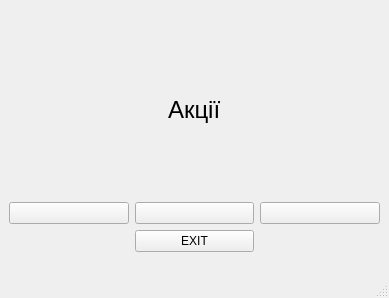
<?xml version="1.0" encoding="UTF-8"?>
<ui version="4.0">
 <class>MainWindow</class>
 <widget class="QMainWindow" name="MainWindow">
  <property name="geometry">
   <rect>
    <x>0</x>
    <y>0</y>
    <width>389</width>
    <height>298</height>
   </rect>
  </property>
  <property name="minimumSize">
   <size>
    <width>389</width>
    <height>298</height>
   </size>
  </property>
  <property name="maximumSize">
   <size>
    <width>389</width>
    <height>298</height>
   </size>
  </property>
  <property name="windowTitle">
   <string>MainWindow</string>
  </property>
  <widget class="QWidget" name="centralwidget">
   <layout class="QGridLayout" name="gridLayout_2">
    <item row="0" column="0">
     <spacer name="verticalSpacer">
      <property name="orientation">
       <enum>Qt::Vertical</enum>
      </property>
      <property name="sizeType">
       <enum>QSizePolicy::Fixed</enum>
      </property>
      <property name="sizeHint" stdset="0">
       <size>
        <width>20</width>
        <height>15</height>
       </size>
      </property>
     </spacer>
    </item>
    <item row="1" column="0">
     <layout class="QGridLayout" name="gridLayout">
      <item row="1" column="2">
       <widget class="QPushButton" name="pushButton_3">
        <property name="mouseTracking">
         <bool>false</bool>
        </property>
        <property name="text">
         <string/>
        </property>
       </widget>
      </item>
      <item row="1" column="0">
       <widget class="QPushButton" name="pushButton_2">
        <property name="text">
         <string/>
        </property>
       </widget>
      </item>
      <item row="0" column="1" alignment="Qt::AlignHCenter|Qt::AlignVCenter">
       <widget class="QLabel" name="label">
        <property name="text">
         <string>&lt;html&gt;&lt;head/&gt;&lt;body&gt;&lt;p&gt;&lt;span style=&quot; font-size:18pt;&quot;&gt;  Акції&lt;/span&gt;&lt;/p&gt;&lt;/body&gt;&lt;/html&gt;</string>
        </property>
       </widget>
      </item>
      <item row="1" column="1">
       <widget class="QPushButton" name="pushButton">
        <property name="text">
         <string/>
        </property>
       </widget>
      </item>
      <item row="0" column="2">
       <spacer name="horizontalSpacer_2">
        <property name="orientation">
         <enum>Qt::Horizontal</enum>
        </property>
        <property name="sizeType">
         <enum>QSizePolicy::Ignored</enum>
        </property>
        <property name="sizeHint" stdset="0">
         <size>
          <width>40</width>
          <height>20</height>
         </size>
        </property>
       </spacer>
      </item>
      <item row="0" column="0">
       <spacer name="horizontalSpacer">
        <property name="orientation">
         <enum>Qt::Horizontal</enum>
        </property>
        <property name="sizeType">
         <enum>QSizePolicy::Ignored</enum>
        </property>
        <property name="sizeHint" stdset="0">
         <size>
          <width>40</width>
          <height>20</height>
         </size>
        </property>
       </spacer>
      </item>
      <item row="2" column="1">
       <widget class="QPushButton" name="pushButton_7">
        <property name="styleSheet">
         <string notr="true">font: 12pt &quot;Times New Roman&quot;;</string>
        </property>
        <property name="text">
         <string>EXIT</string>
        </property>
       </widget>
      </item>
     </layout>
    </item>
    <item row="2" column="0">
     <spacer name="verticalSpacer_4">
      <property name="orientation">
       <enum>Qt::Vertical</enum>
      </property>
      <property name="sizeType">
       <enum>QSizePolicy::Fixed</enum>
      </property>
      <property name="sizeHint" stdset="0">
       <size>
        <width>20</width>
        <height>15</height>
       </size>
      </property>
     </spacer>
    </item>
   </layout>
  </widget>
  <widget class="QStatusBar" name="statusbar"/>
 </widget>
 <resources/>
 <connections/>
</ui>
